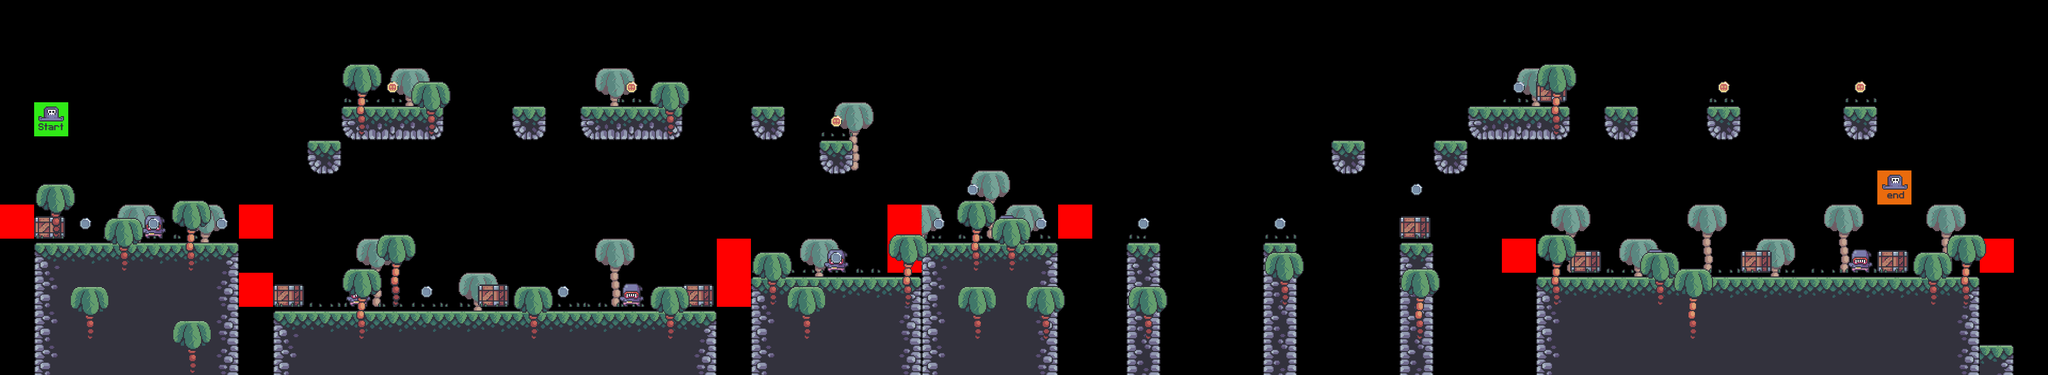

This game map was drawn from its Tiled (.tmx) file and the tilesets committed beside it. A one-line description and the trimmed map source follow:
An orthogonal 60x11 tile map with 64x64 px tiles, 9 tile layers (bg_palms, terrain, crates, grass, ...), 7 tilesets.

<map version="1.10" tiledversion="1.10.2" orientation="orthogonal" renderorder="right-down" width="60" height="11" tilewidth="64" tileheight="64" infinite="0" nextlayerid="10" nextobjectid="1">
 <editorsettings>
  <export target="../0/level_0.csv" format="csv" />
 </editorsettings>
 <tileset firstgid="1" source="../tilesets/terrain_tiles.tsx" />
 <tileset firstgid="17" source="../tilesets/coin_tiles.tsx" />
 <tileset firstgid="19" source="../tilesets/grass_tiles.tsx" />
 <tileset firstgid="24" source="../tilesets/palms.tsx" />
 <tileset firstgid="27" source="../tilesets/crates.tsx" />
 <tileset firstgid="28" source="../tilesets/player_tiles.tsx" />
 <tileset firstgid="30" source="../tilesets/enemy_tiles.tsx" />
 <layer id="5" name="bg_palms" width="60" height="11">
  <data>[660 cells, 19 non-empty, 1 distinct tile ids]</data>
 </layer>
 <layer id="1" name="terrain" width="60" height="11" offsetx="0" offsety="7.14153">
  <data>[660 cells, 151 non-empty, 12 distinct tile ids]</data>
 </layer>
 <layer id="6" name="crates" width="60" height="11">
  <data>[660 cells, 10 non-empty, 1 distinct tile ids]</data>
 </layer>
 <layer id="3" name="grass" width="60" height="11">
  <data>[660 cells, 45 non-empty, 5 distinct tile ids]</data>
 </layer>
 <layer id="8" name="enemies" width="60" height="11">
  <data>[660 cells, 7 non-empty, 1 distinct tile ids]</data>
 </layer>
 <layer id="9" name="constraints" width="60" height="11">
  <data>[660 cells, 10 non-empty, 1 distinct tile ids]</data>
 </layer>
 <layer id="4" name="fg_palms" width="60" height="11">
  <data>[660 cells, 28 non-empty, 2 distinct tile ids]</data>
 </layer>
 <layer id="2" name="coins" width="60" height="11" offsetx="0" offsety="4">
  <data>[660 cells, 18 non-empty, 2 distinct tile ids]</data>
 </layer>
 <layer id="7" name="player" width="60" height="11">
  <data>[660 cells, 2 non-empty, 2 distinct tile ids]</data>
 </layer>
</map>
